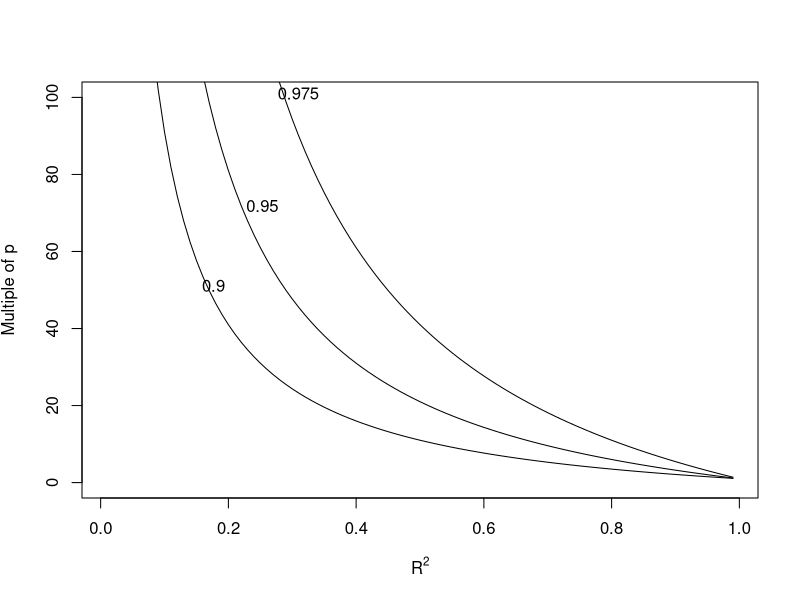
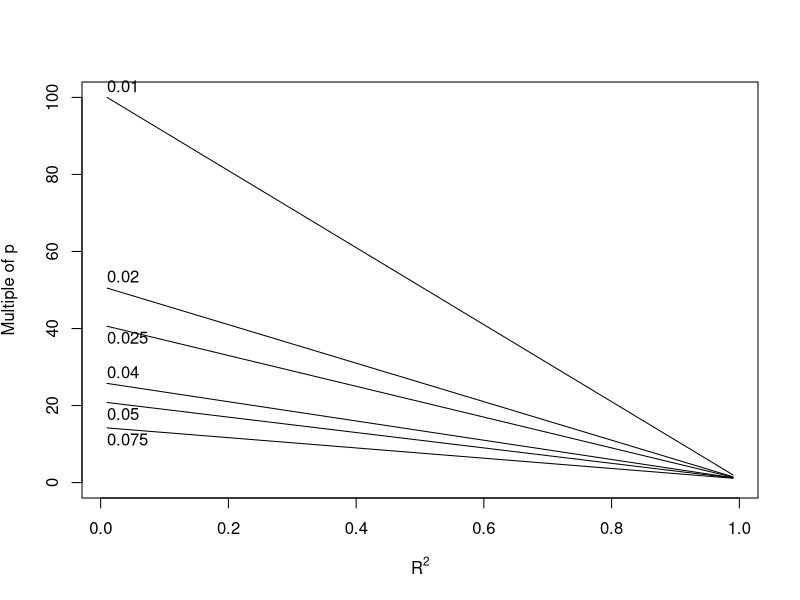
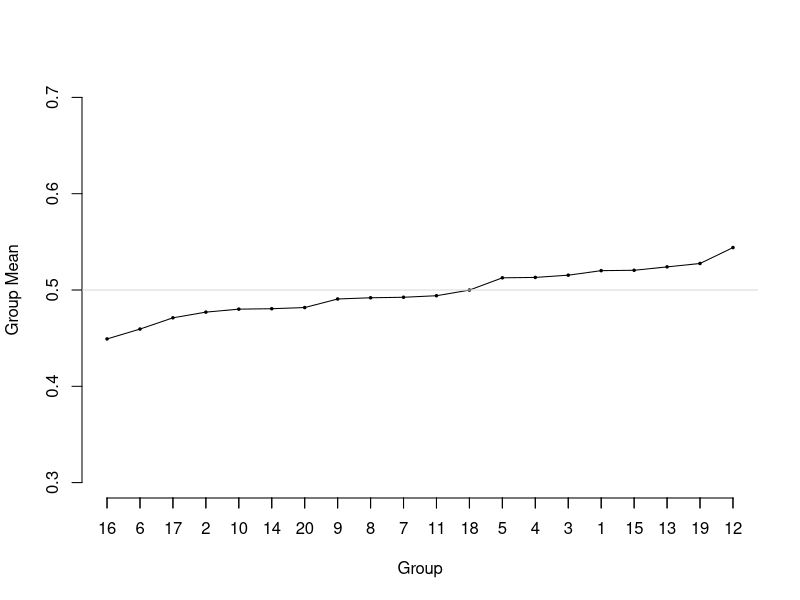

Here is the R script that generated these plots, in order: (Note: this script raises an error after producing the figures.)
## ----echo=FALSE---------------------------------------------------------------
require(Hmisc)
knitrSet('multivar')


## ----eval=FALSE---------------------------------------------------------------
## f <- lrm(y ~ sex + race + rcs(age,5) + rcs(weight,5) +
##          rcs(height,5) + rcs(blood.pressure,5))
## plot(anova(f))


## ----echo=FALSE---------------------------------------------------------------
n    <- 20:80
low  <- sqrt((n - 1) / qchisq(.975, n - 1))
hi   <- sqrt((n - 1) / qchisq(.025, n - 1))
m    <- pmax(1/low,hi)
nmin <- min(n[m <= 1.2])


## ----r2adj,echo=FALSE,w=6,h=3.5,ps=9,mfrow=c(1,2),cap='Multiple of $p$ that $n$ must be to achieve a relative drop from $R^{2}$ to $R^{2}_{\\rm adj}$ by the indicated relative factor (left panel, 3 factors) or absolute difference (right panel, 6 decrements)',scap='Comparison of $R^{2}_{\\rm adj}$ to $R^2$'----
require(Hmisc)
# Given R2 solve for multiplier of p that n-1 must be so that adj R2 is
# only a factor of k lower than R2 or is lower by an absolute k
pmultols <- function(R2, k, type=c('relative', 'absolute')) {
  type <- match.arg(type)
  if(type == 'relative')
    ((1/R2) - k) / (1 - k)
    else (1 - R2 + k) /  k
}
r2adj <- function(R2, n, p) 1 - (1 - R2)*(n - 1) / (n - p - 1)
dop <- function(k, type) {
  z <- list()
  R2 <- seq(.01, .99, by=.01)
  for(a in k) z[[as.character(a)]] <-
    list(R2=R2, pfact=if(type=='relative') ((1 / R2) - a) / (1 - a) else
         (1 - R2 + a) /  a)
  labcurve(z, pl=TRUE, ylim=c(0,100), adj=0, offset=3,
           xlab=expression(R^2), ylab=expression(paste('Multiple of ',p)))
}
dop(c(.9, .95, .975), 'relative')
dop(c(.075, .05, .04, .025, .02, .01), 'absolute')


## ----shrink-groupmeans2,child='shrink-groupmeans.Rnw'-------------------------

## ----shrink-groupmeans,ps=7,cap='Sorted means from 20 samples of size 50 from a uniform $[0,1]$ distribution.  The reference line at 0.5 depicts the true population value of all of the means.',scap='Means from 20 $U(0,1)$ samples'----
set.seed(123)
n <- 50
y <- runif(20*n)
group <- rep(1:20,each=n)
ybar <- tapply(y, group, mean)
ybar <- sort(ybar)
plot(1:20, ybar, type='n', axes=FALSE, ylim=c(.3,.7),
     xlab='Group', ylab='Group Mean')
lines(1:20, ybar)
points(1:20, ybar, pch=20, cex=.5)
axis(2)
axis(1, at=1:20, labels=FALSE)
for(j in 1:20) axis(1, at=j, labels=names(ybar)[j])
abline(h=.5, col=gray(.85))



## ----physiol-transcan3,child='physiol-transcan.Rnw'---------------------------

## ----physiol-transcan,h=3,w=6,ps=9,mfrow=c(1,2),cap='Transformations fitted using \\co{transcan}.  Tick marks indicate the two imputed values for blood pressure.',scap='\\protect\\co{transcan} transformations for two physiologic variables'----
require(Hmisc)
getHdata(support)   # Get data frame from web site
heart.rate     <- support$hrt
blood.pressure <- support$meanbp
blood.pressure[400:401]
blood.pressure[400:401] <- NA  # Create two missings
d <- data.frame(heart.rate, blood.pressure)
par(pch=46)   # Figure (*\ref{fig:multivar-physiol-transcan}*)
w <- transcan(~ heart.rate + blood.pressure, transformed=TRUE,
              imputed=TRUE, show.na=TRUE, data=d)
w$imputed$blood.pressure
t <- w$transformed
spe <- round(c(spearman(heart.rate, blood.pressure),
               spearman(t[,'heart.rate'],
                        t[,'blood.pressure'])), 2)

## ----physiol-transcan2,h=3,w=6,ps=9,mfrow=c(1,2),cap=paste('The lower left plot contains raw data (Spearman $\\rho=',spe[1],'$); the lower right is a scatterplot of the corresponding transformed values ($\\rho=',spe[2],'$).  Data courtesy of the SUPPORT study~\\cite{kna95sup}.'),scap='Scatterplot before and after \\co{transcan} transformations'----
plot(heart.rate, blood.pressure)   # Figure (*\ref{fig:multivar-physiol-transcan2}*)
plot(t[,'heart.rate'], t[,'blood.pressure'],
     xlab='Transformed hr', ylab='Transformed bp')



require(Hmisc)
getHdata(support)   # Get data frame from web site
heart.rate     <- support$hrt
blood.pressure <- support$meanbp
blood.pressure[400:401]
blood.pressure[400:401] <- NA  # Create two missings
d <- data.frame(heart.rate, blood.pressure)
par(pch=46)
w <- transcan(~ heart.rate + blood.pressure, transformed=TRUE,
              imputed=TRUE, show.na=TRUE, data=d)
w$imputed$blood.pressure
plot(heart.rate, blood.pressure)
t <- w$transformed
plot(t[,'heart.rate'], t[,'blood.pressure'],
     xlab='Transformed hr', ylab='Transformed bp')
spe <- round(c(spearman(heart.rate, blood.pressure),
               spearman(t[,'heart.rate'],
                        t[,'blood.pressure'])), 2)
